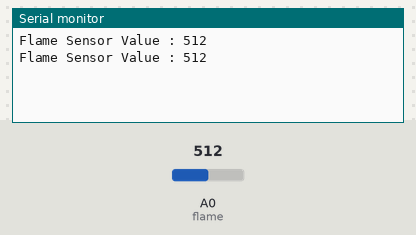
A sketch run on a simulated Arduino Uno, built with avr-gcc and run on an emulated ATmega328P. Parts: the last lines printed to the serial monitor. Inputs (shaded band) come from the test bench; at power-on: A0 (flame) = 512.

Above: at 1.8 s.
1.9 s: A0 (flame) set to 716
At 2.8 s:
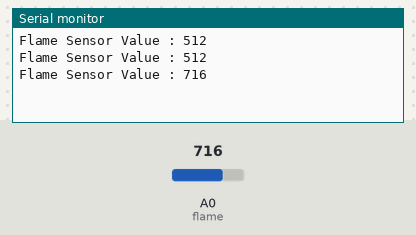
3.4 s: A0 (flame) set to 900
At 4.4 s:
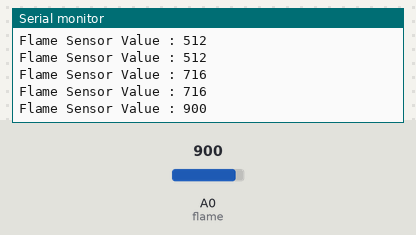
Timing chart, 0 to 6.4 s (numbered marks = the images above; inputs shaded):
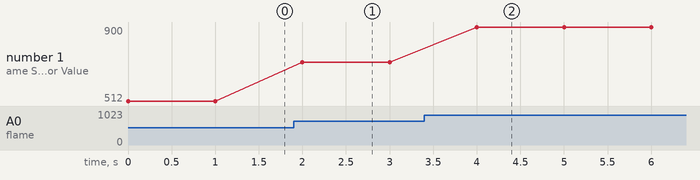

The sketch:

C23-1.ino
```cpp
#define flame A0

void setup() {
  Serial.begin(9600);
  pinMode(flame,INPUT);

}

void loop() {
  int flamesensor = analogRead(flame);
  Serial.print("Flame Sensor Value : ");
  Serial.println(flamesensor);
  delay(1000);

}
```

Measured:
- after the input at 1.9 s, the serial monitor: prints a new line after 0.10 s (image 1)
- after the input at 3.4 s, the serial monitor: prints a new line after 0.60 s (image 2)
- plotted number 1: 512 → 716 after the input at 1.9 s, 716 → 900 after the input at 3.4 s
